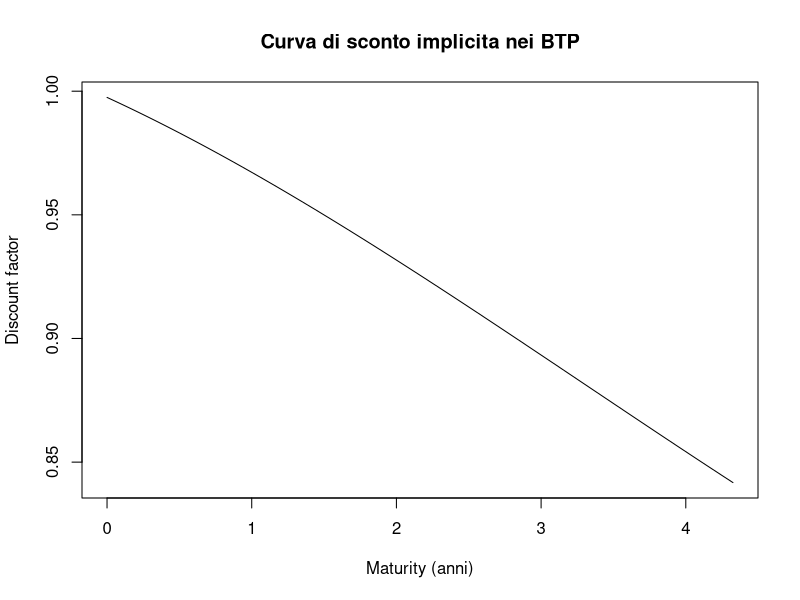

This chart was generated by the following R code:
library("dplyr")
btp<-read.csv("btp20261022.csv")
#Esercizio con BTP

#Prima estraiamo dal dataframe prezzi e ISIN:

btp_aprile <- btp |>
  filter(
    descrizione %in% c(
      "BTP 01/04/2027 1,10%",
      "BTP 01/04/2028 3,4%",
      "BTP 01/04/2030 1,35%",
      "BTP 01/04/2031 0,90%"
    )
  ) |>
  arrange(scadenza)

btp_aprile |>
  select(isin, descrizione, scadenza, prezzo, yield)

#Script: estraiamo automaticamente le cedole

btp_aprile <- btp_aprile |>
  mutate(
    cedola_annua = descrizione |>
      stringr::str_extract("[0-9]+,[0-9]+(?=%)") |>
      stringr::str_replace(",", ".") |>
      as.numeric(),
    cedola_semestrale = cedola_annua / 2
  )

#Controlliamo:

btp_aprile |>
  select(
    descrizione,
    prezzo,
    cedola_annua,
    cedola_semestrale,
    scadenza
  )

#Clean → dirty price

#data_valutazione <- as.Date("2026-10-22")
data_valutazione <- Sys.Date()

ultima_cedola <- as.Date("2026-10-01")
prossima_cedola <- as.Date("2027-04-01")

frazione_rateo <- as.numeric(
  data_valutazione - ultima_cedola
) / as.numeric(
  prossima_cedola - ultima_cedola
)

#Per ogni titolo:

btp_aprile <- btp_aprile |>
  mutate(
    rateo = cedola_semestrale * frazione_rateo,
    dirty_price = prezzo + rateo
  )

#Costruiamo i cash flow

library(lubridate)

cashflow_dates <- function(maturity) {

  date <- maturity
  dates <- as.Date(character())

  while (date > data_valutazione) {
    dates <- c(date, dates)
    date <- date %m-% months(6)
  }

  dates
}

#E una funzione che costruisce una riga della matrice B:

build_bond_row <- function(maturity, coupon) {

  dates <- cashflow_dates(maturity)

  T <- as.numeric(dates - data_valutazione) / 365

  CF <- rep(coupon, length(dates))

  # ultimo pagamento = cedola + rimborso del capitale
  CF[length(CF)] <- CF[length(CF)] + 100

  c(
    sum(CF),
    sum(CF * T),
    sum(CF * T^2),
    sum(CF * T^3)
  )
}

#Ora costruiamo la matrice:

#la colonna scadenza contiene stringhe, mentre la funzione %m-% richiede il tipo Date
btp_aprile$scadenza <- as.Date(btp_aprile$scadenza)

B <- t(
  mapply(
    build_bond_row,
    maturity = btp_aprile$scadenza,
    coupon = btp_aprile$cedola_semestrale
  )
)

P <- btp_aprile$dirty_price

#risolviamo il sistema

a <- solve(B, P)

#possiamo ricostruire la funzione di sconto:

discount_btp <- function(T) {
  a[1] + a[2]*T + a[3]*T^2 + a[4]*T^3
}

#e disegnarla:

T_grid <- seq(
  0,
  max(as.numeric(btp_aprile$scadenza - data_valutazione) / 365),
  length.out = 500
)
#pdf("fig_interp_btp_poli.pdf")
plot(
  T_grid,
  discount_btp(T_grid),
  type = "l",
  xlab = "Maturity (anni)",
  ylab = "Discount factor",
  main = "Curva di sconto implicita nei BTP"
)
#dev.off()
